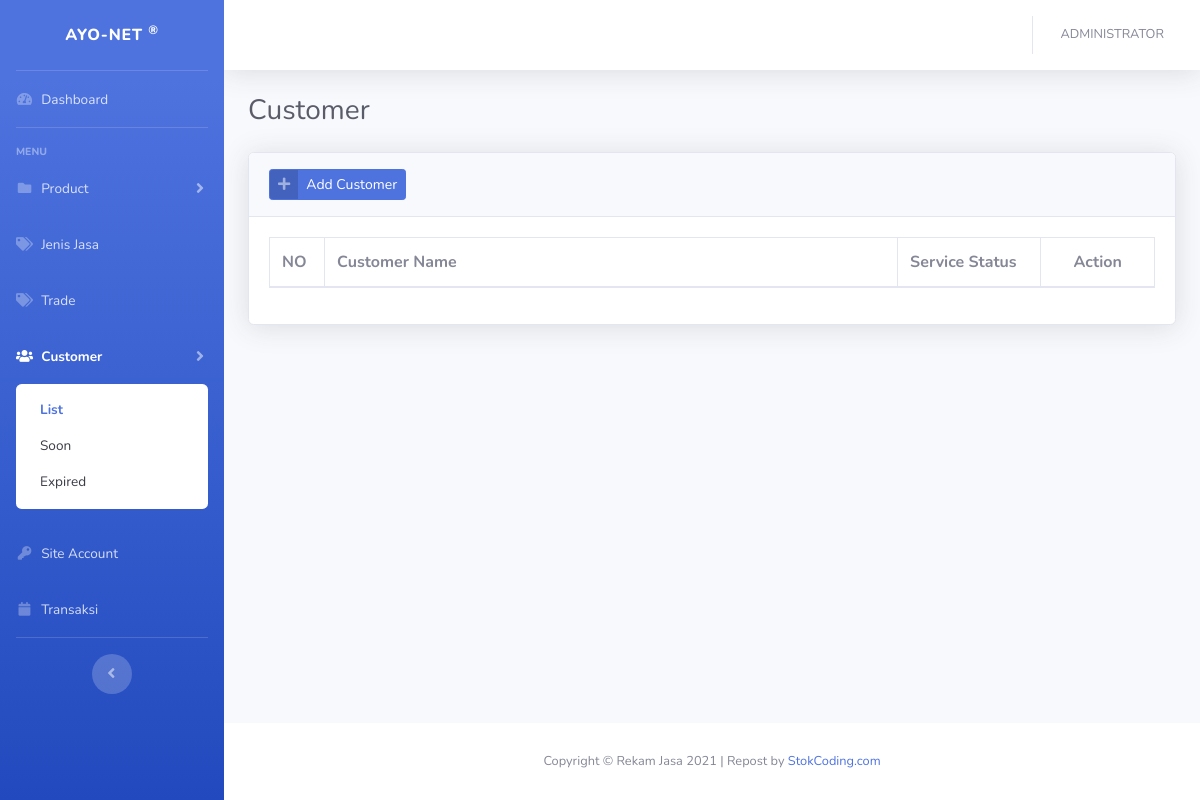
Before: /?listcust (signed in) with the older database file.
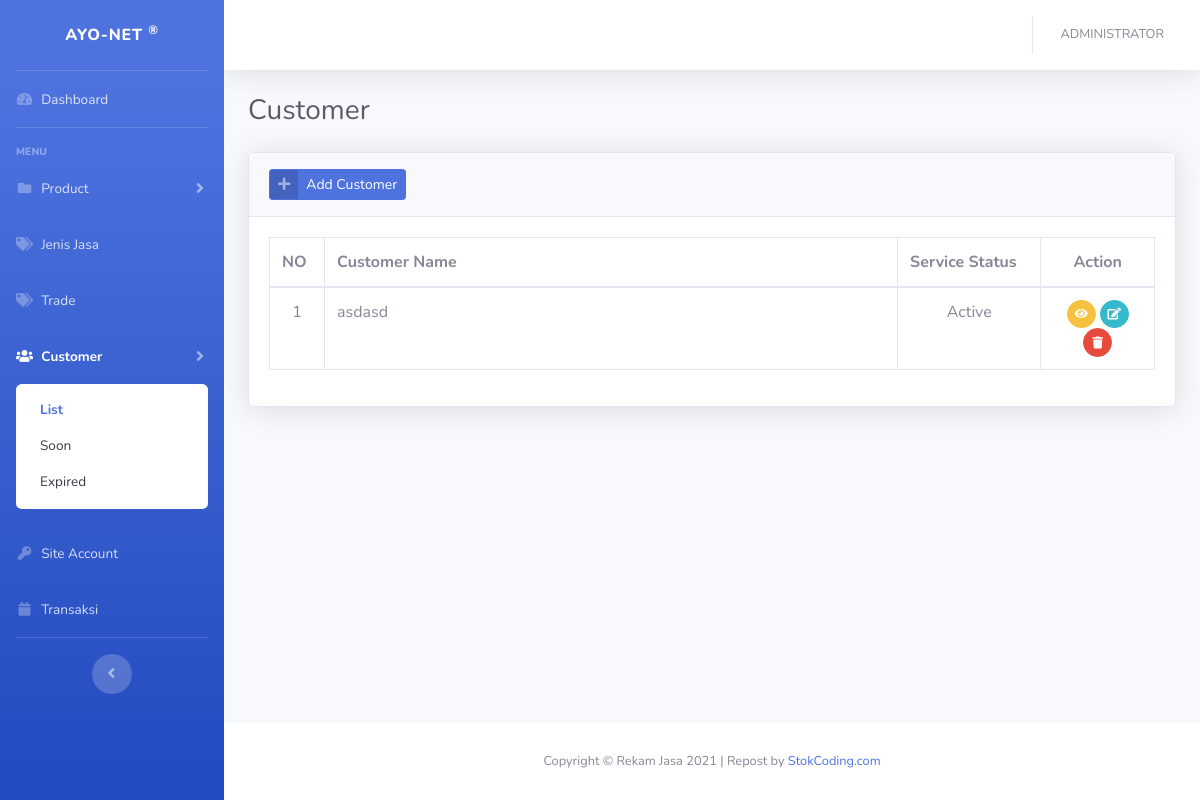
After: the same page with the newer database file.
### tables this page shows
CREATE TABLE `customer` (
  `idcust` int(11) NOT NULL,
  `nama` varchar(50) NOT NULL,
  `addr` varchar(150) NOT NULL,
  `phn` varchar(50) NOT NULL,
  `nik` varchar(50) NOT NULL,
  `ins` date NOT NULL,
  `exp` date NOT NULL,
  `cust_no` varchar(50) NOT NULL,
  `id_type` enum('KTP','NPWP','PASSPORT','SIM') NOT NULL,
  `status` enum('Active','Inactive') NOT NULL,
  `id_jasa` int(11) NOT NULL,
  `data_status` enum('Enable','Disable') NOT NULL
);

### config/function.php (called while the page is built, shortened)
<?php
function encrypt($str) {
return base64_encode($str);
}
function base_url(){
    $base_url= ((isset($_SERVER['HTTPS']) && $_SERVER['HTTPS'] == "on") ? "https" : "http");
    $base_url.= "://".$_SERVER['HTTP_HOST'];
    $base_url.= str_replace(basename($_SERVER['SCRIPT_NAME']),"",$_SERVER['SCRIPT_NAME']);
    return $base_url;
}
?>

### views/cust/listcust.php (the view, shortened to what this page needs)
<div class="container-fluid">
    <div class="d-sm-flex align-items-center justify-content-between mb-4">
        <h1 class="h3 mb-0 text-gray-800">Customer</h1>
    </div>
    <div class="card shadow mb-4">
        <div class="card-header py-3">
            <a href="#" class="btn btn-primary btn-icon-split btn-sm" data-toggle="modal" data-target="#transaksiModal"
                onclick="submit('add')">
                <span class="icon text-white-50">
                    <i class="fas fa-plus"></i>
                </span>
                <span class="text">Add Customer</span>
            </a>
        </div>
        <div class="card-body">
            <div class="table-responsive">
                <table class="table table-bordered table-hover" id="dataTable" width="100%" cellspacing="0">
                    <thead>
                        <tr>
                            <th width="1%">NO</th>
                            <th width="40%">Customer Name</th>
                            <th width="10%">Service Status</th>
                            <th width="1%"><center>&nbsp;&nbsp;&nbsp;&nbsp;Action&nbsp;&nbsp;&nbsp;&nbsp;</center></th>
                        </tr>
                    </thead>
                    <tbody>
                        <?php
                        $n=1;
                        $query = mysqli_query($con,"SELECT * FROM customer WHERE data_status='Enable' ORDER BY cust_no DESC")or die(mysqli_error($con));
                        while($row = mysqli_fetch_array($query)):
                        ?>
                        <tr>
                        <td><center><?= $n++; ?></center></td>
                            <td><?= $row['nama']; ?></td>
                            <td><center><?= $row['status']; ?></center></td>
                            <td><center>
                                <a href="#viewModal" data-toggle="modal"
                                    onclick="submit(<?=$row['idcust'];?>,'1')" class="btn btn-sm btn-circle btn-warning"
                                    data-toggle="tooltip" data-placement="top" title="View Data"><i
                                        class="fas fa-eye"></i></a>
                                <a href="#transaksiModal" data-toggle="modal"
                                    onclick="submit(<?=$row['idcust'];?>)" class="btn btn-sm btn-circle btn-info"
                                    data-toggle="tooltip" data-placement="top" title="Ubah Data"><i
                                        class="fas fa-edit"></i></a>
                                <a href="<?=base_url();?>process/listcust.php?act=<?=encrypt('delete');?>&idcust=<?=encrypt($row['idcust']);?>"
                                    class="btn btn-sm btn-circle btn-danger btn-hapus" data-toggle="tooltip"
                                    data-placement="top" title="Hapus Data"><i class="fas fa-trash"></i></a>
                                </center>
                            </td>
                        </tr>
                        <?php endwhile; ?>
                    </tbody>
                </table>
            </div>
        </div>
    </div>
</div>

Changed rows visible on the page:
added customer: nama "asdasd", status "Active"
